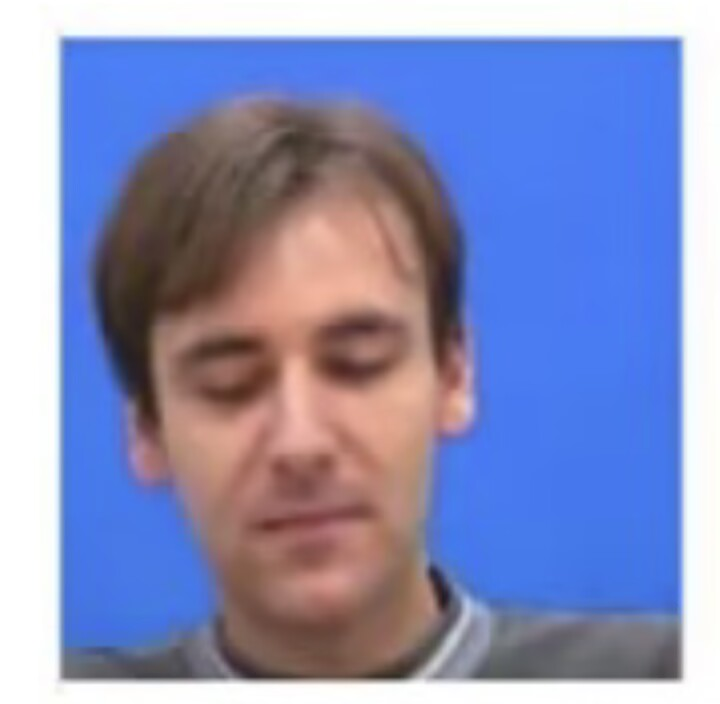
#> input picture example_images/face1.png, 720 x 704 px; its folder holds only this picture in this run
$ python skin_color_detection.py
#> lines starting #> are read from the running program, lines starting #| are printed output that depends on the picture; after the words box and inside, x2 and y2 are one past the last pixel; in counts of white or black regions, pixels touching at a corner belong together
import cv2
import numpy as np
import matplotlib.pyplot as plt
import glob
import os

def detect_skin_hsv(image_path):
    """
    Detect skin in an image using HSV color space thresholding.
    Steps:
    1. Read RGB values
    2. Convert to HSV values
    3. Judge values (apply threshold)
    4. Mark results
    """
#> called with image_path = 'example_images/face1.png'
    # Step 1: Read the image (in BGR format by default)
    img = cv2.imread(image_path)
#> img is the input picture: shape (704, 720, 3); mean B, G, R 186.4, 143.9, 136.9

    # Convert from BGR to RGB for displaying with matplotlib
    img_rgb = cv2.cvtColor(img, cv2.COLOR_BGR2RGB)

    # Step 2: Convert RGB to HSV
    img_hsv = cv2.cvtColor(img_rgb, cv2.COLOR_RGB2HSV)
#> img_hsv: shape (704, 720, 3); mean H, S, V 69.4, 100.3, 202.2

    # Extract H, S, V channels
    h = img_hsv[:, :, 0]  # Hue
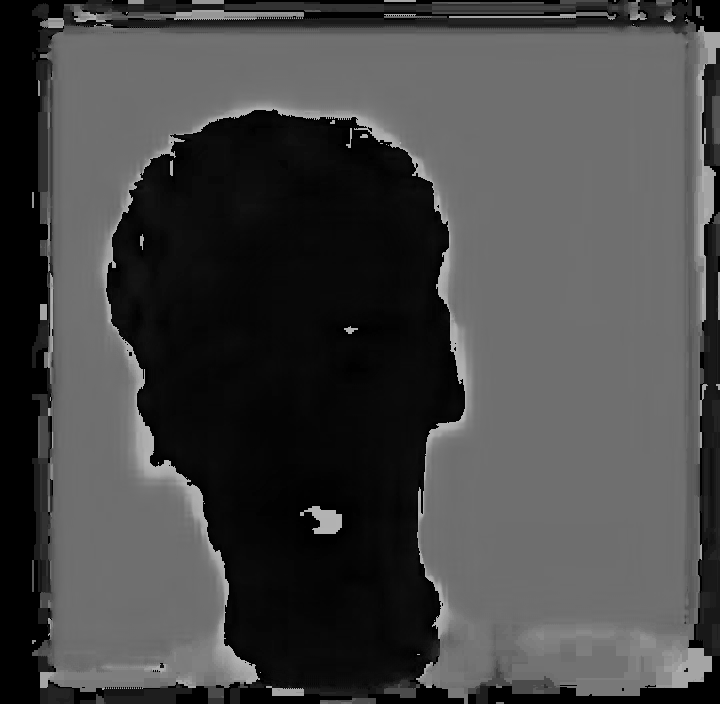
#> h: shape (704, 720); min 0, max 179, mean 69.4
    s = img_hsv[:, :, 1]  # Saturation
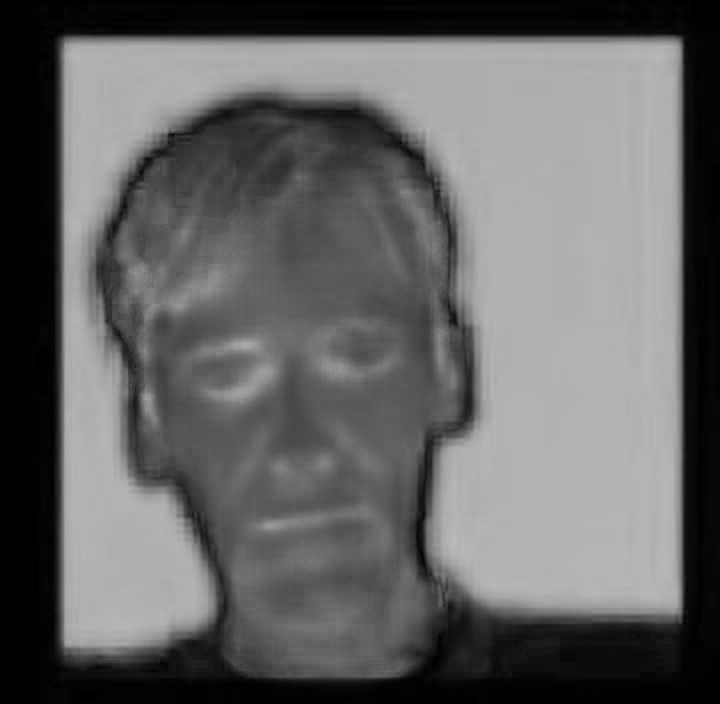
#> s: shape (704, 720); min 0, max 186, mean 100.3
    v = img_hsv[:, :, 2]  # Value (brightness)
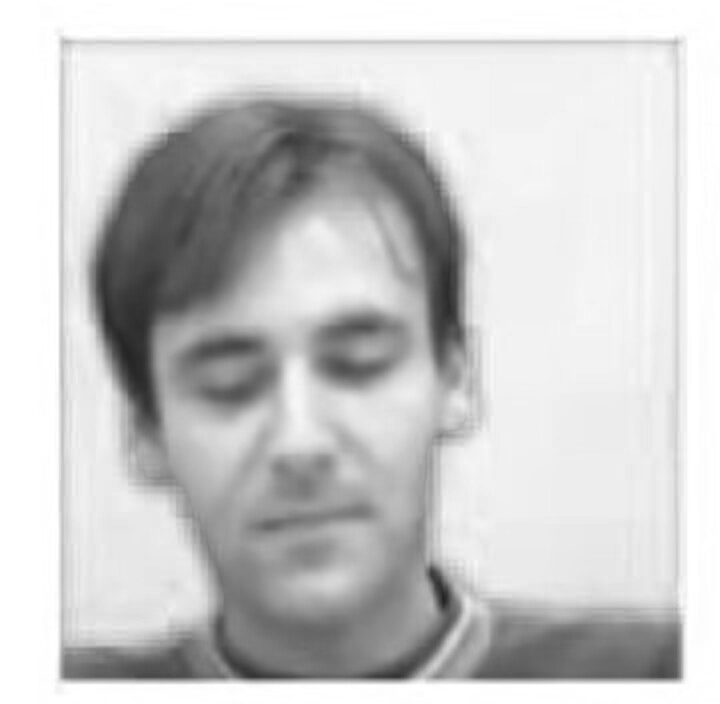
#> v: shape (704, 720); min 34, max 255, mean 202.2

    # Step 3: Apply threshold for skin detection
    # The rule is similar to what's shown in the image:
    # 0.23 < s < 0.68 and 0 < h < 0.2
    # Since OpenCV scales H to 0-180 and S,V to 0-255, we need to adjust our thresholds
    h_min, h_max = 0, 36  # 0.2 * 180 = 36
    s_min, s_max = 58, 173  # 0.23 * 255 = 58, 0.68 * 255 = 173

    # Create a mask where skin color is detected
    skin_mask = np.zeros_like(h)
    skin_mask[(s >= s_min) & (s <= s_max) & (h >= h_min) & (h <= h_max)] = 255

    # Step 4: Mark the results - create output image showing detected skin
    skin_detected = cv2.bitwise_and(img_rgb, img_rgb, mask=skin_mask)
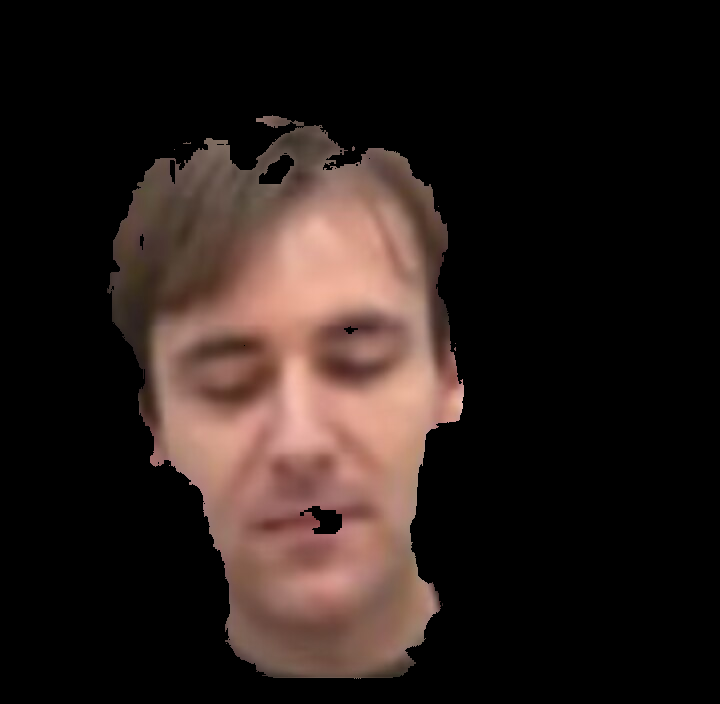
#> skin_detected: shape (704, 720, 3); mean R, G, B 41, 29.8, 26.3

    return img_rgb, skin_detected, skin_mask

def main():
    # Create a directory to store example images
    if not os.path.exists('example_images'):
        os.makedirs('example_images')
        print("Please place some images in the 'example_images' folder")
        print("Then run this script again")
        return

    # Get all the image files in the example_images directory
    image_files = glob.glob('example_images/*.jpg') + glob.glob('example_images/*.jpeg') + glob.glob('example_images/*.png')

    if not image_files:
        print("No images found. Please add images to the 'example_images' folder")
        return

    # Process each image
    for i, image_path in enumerate(image_files):
        # Extract just the filename without the path
        file_name = os.path.basename(image_path)

        # Process the image
        original, skin_detected, skin_mask = detect_skin_hsv(image_path)
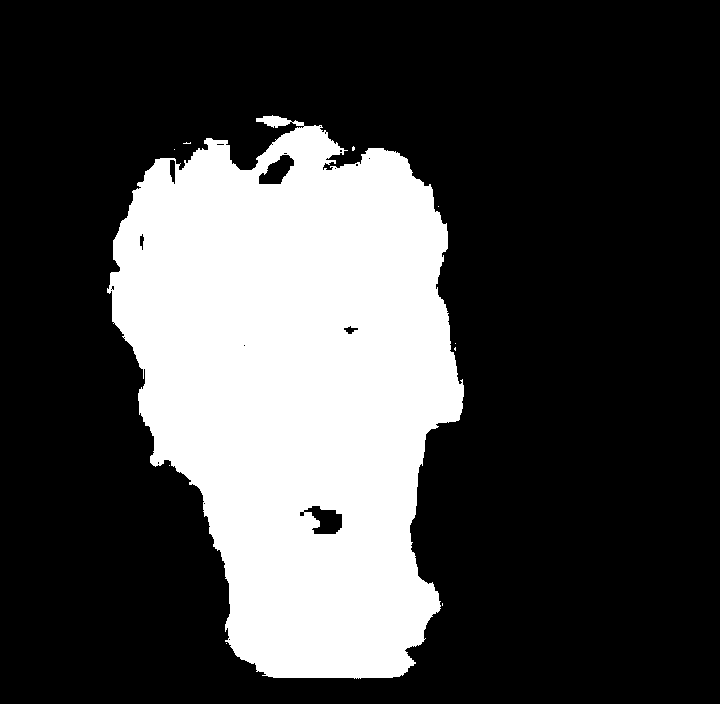
#> skin_mask: shape (704, 720); 27.4% white; 10 white regions (9 under 20 px), largest, box (x1, y1, x2, y2) and area: (107, 115, 464, 679) 138922

        # Create a figure to display the results
        plt.figure(figsize=(12, 4))

        # Plot original image
        plt.subplot(1, 3, 1)
        plt.imshow(original)
        plt.title(f'Original: {file_name}')
        plt.axis('off')

        # Plot skin mask
        plt.subplot(1, 3, 2)
        plt.imshow(skin_mask, cmap='gray')
        plt.title('Skin Mask')
        plt.axis('off')

        # Plot skin detected
        plt.subplot(1, 3, 3)
        plt.imshow(skin_detected)
        plt.title('Skin Detected')
        plt.axis('off')

        plt.tight_layout()
        plt.show()

if __name__ == "__main__":
    main()

$ run again, on example_images/face2.png
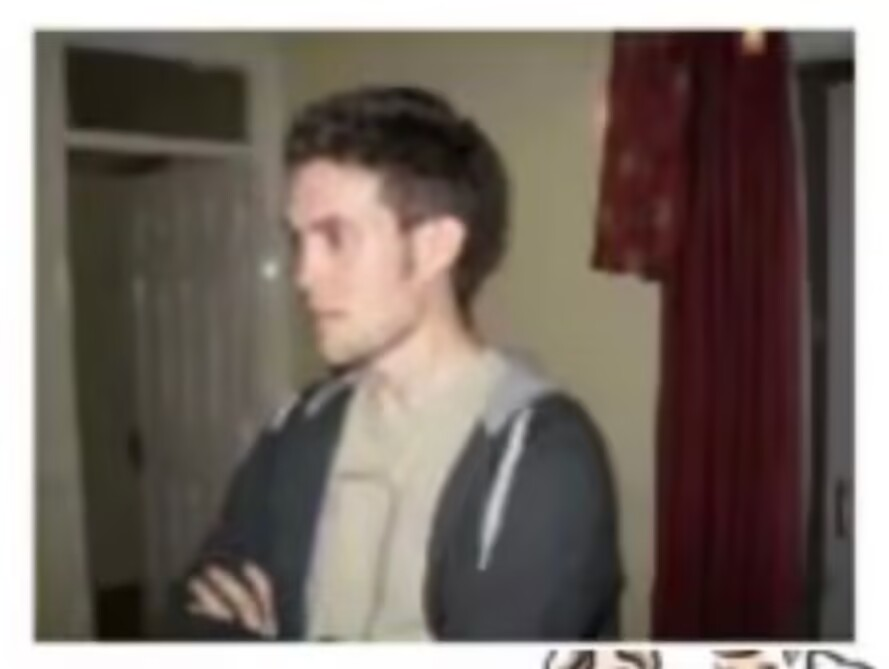
#> input picture example_images/face2.png, 889 x 669 px
#> in detect_skin_hsv, img is the input picture: shape (669, 889, 3); mean B, G, R 100.4, 107.9, 119
#> img_hsv: shape (669, 889, 3); mean H, S, V 49, 62.3, 119.5
#> in detect_skin_hsv, `s = img_hsv[:, :, 1]`:
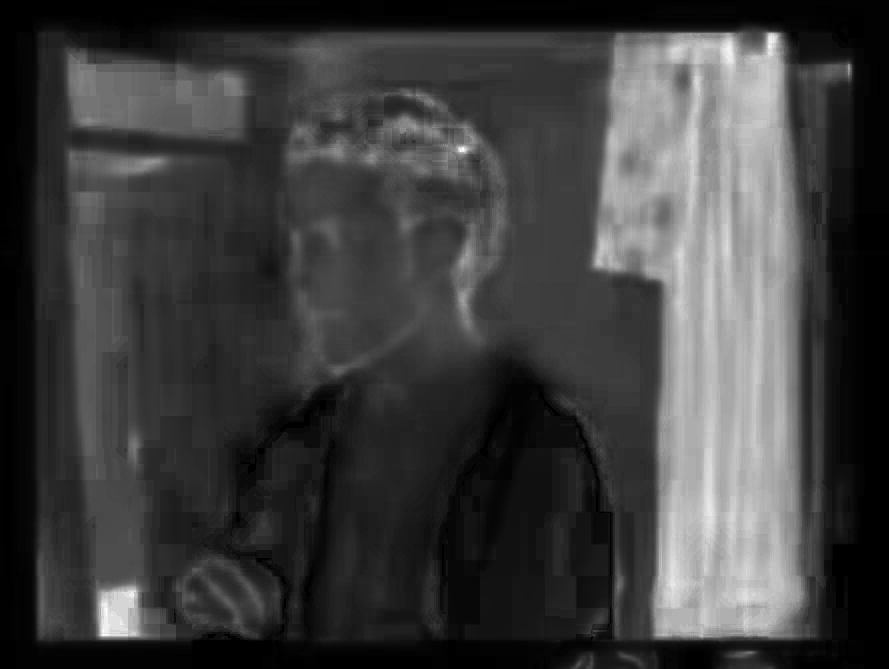
#> s: shape (669, 889); min 0, max 255, mean 62.3
#> in main, `original, skin_detected, skin_mask = detect_skin_hsv(image_path)`:
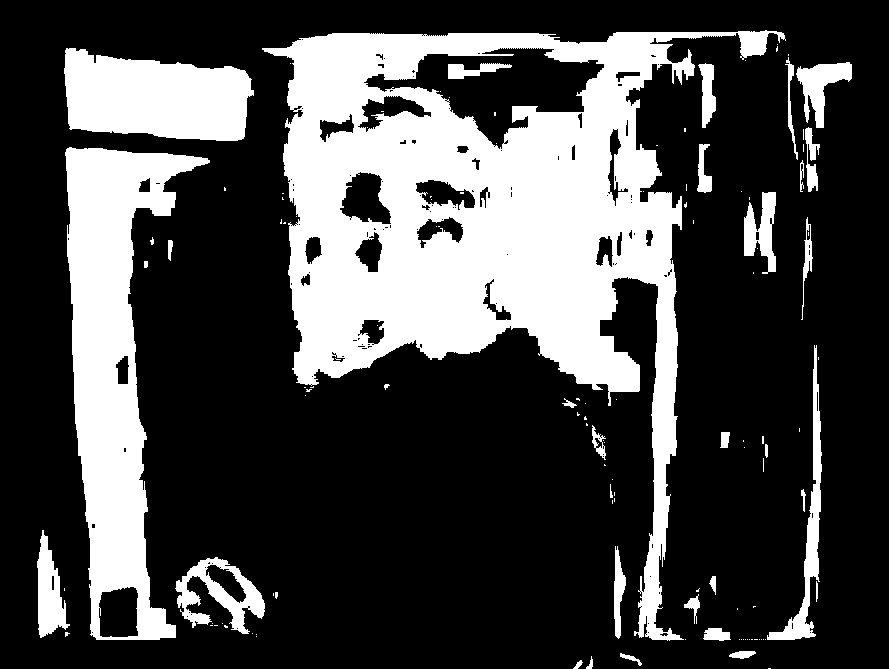
#> skin_mask: shape (669, 889); 28.1% white; 123 white regions (89 under 20 px), largest, box (x1, y1, x2, y2) and area: (262, 30, 786, 641) 106068, (65, 147, 210, 640) 31567, (64, 48, 254, 141) 13537
